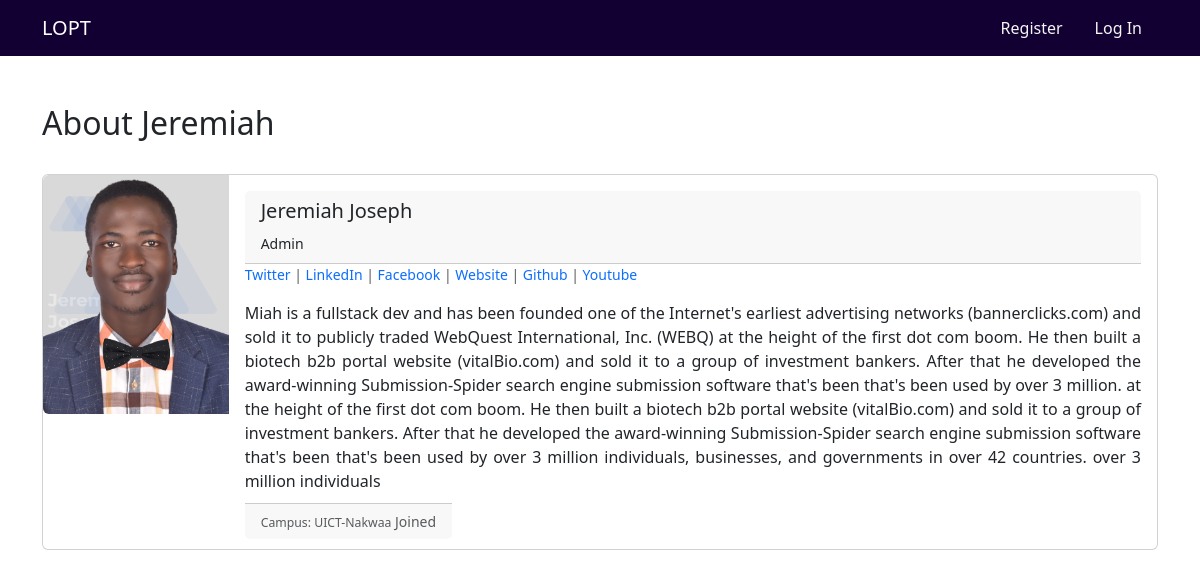
/members/1/profile/, run on the app's committed database.
### theblog/models.py (models this page shows, shortened)
class Profile(models.Model):
    user = models.OneToOneField(User, null=True, on_delete= models.CASCADE)
    campus_name = models.CharField(max_length=255, null=True, blank=True)
    bio = models.TextField(null=True, blank=True, default="Bio")
    profile_pic = models.ImageField(null=True, blank=True, upload_to="images/profile/", default="images/profile/default_profile.png")
    linkedin_url = models.CharField(max_length=255, null=True, blank=True)
    twitter_url = models.CharField(max_length=255, null=True, blank=True)
    facebook_url = models.CharField(max_length=255, null=True, blank=True)
    website_url = models.CharField(max_length=255, null=True, blank=True)
    github_url = models.CharField(max_length=255, null=True, blank=True)
    youtube_url = models.CharField(max_length=255, null=True, blank=True)
    def __str__(self):
        return str(self.user)

### members/views.py (the view)
# urls.py: path('<int:pk>/profile/', ShowProfilePageView.as_view(), name='show_profile_page'),
class ShowProfilePageView(DetailView):
    model = Profile
    template_name="registration/user_profile.html"
    def get_context_data(self, *args, **kwargs):
        user = Profile.objects.all()
        context = super(ShowProfilePageView, self).get_context_data(*args, **kwargs)
        page_user = get_object_or_404(Profile, id=self.kwargs['pk'])
        context = super().get_context_data(**kwargs)
        context["page_user"] = page_user
        return context

### members/templates/registration/user_profile.html (shortened to what this page needs)
{% extends 'base.html' %}
{% load static %}
{% block content %}
<h2>About {{page_user.user.first_name}}</h2>
<div class="card mb-3" >
    <div id="#" class="row g-0">
        <div id="#" class="col-md-2">
            <center>
                {% if page_user.profile_pic %}
                <img  src="{{ page_user.profile_pic.url }}" class="img-fluid rounded-start" alt="author dp">
              {% else %}
              {% comment %} static/theblog/images/default_profile.png {% endcomment %}
                 <img src="{% static 'static/theblog/images/default_profile.png' %}" class="img-fluid rounded-start" alt="author dp">
              {% endif %}</center>
        </div>
      <div class="col-md-10">
        <div class="card-body">
            <div class="card-header">
                <h5 class="card-title">{{page_user.user.first_name }} {{page_user.user.last_name}} </h5>
                <small> {{ page_user }}</small>
              </div>
                <p class="small text-muted">
                {% if page_user.twitter_url %}     {% comment %} for if user profile has a twitter linke, then open it {% endcomment %}
                        <a href="{{ page_user.twitter_url }}" style="text-decoration:none;">Twitter</a> |
                    {% endif %}
                    {% if page_user.linkedin_url %}
                        <a href="{{ page_user.linkedin_url }}" style="text-decoration:none;">LinkedIn</a>  |
                    {% endif %}
                    {% if page_user.facebook_url %}
                        <a href="{{ page_user.facebook_url }}" style="text-decoration:none;">Facebook</a> |
                    {% endif %}
                    {% if page_user.website_url %}
                        <a href="{{ page_user.website_url }}" style="text-decoration:none;">Website</a> |
                    {% endif %}
                    {% if page_user.github_url %}
                        <a href="{{ page_user.github_url }}" style="text-decoration:none;">Github</a> |
                    {% endif %}
                    {% if page_user.youtube_url %}
                        <a href="{{ page_user.youtube_url }}" style="text-decoration:none;">Youtube</a>
                    {% endif %}
                </p>
                <p class="card-text">{{ page_user.bio }}</p>
                <p class="card-text">
                    <small class="card-footer text-body-secondary">
                        <small> Campus: {{page_user.campus_name }}</small>
                        Joined <small>{{user.date_joined}} </small>
                    </small>
                </p>
            </div>
        </div>
    </div>
  </div>
{% endblock %}

### data on the page
Profile: user.first_name "Jeremiah", profile_pic (picture), user.last_name "Joseph", user.username "Admin", bio "Miah is a fullstack dev and has been founded one of the Internet's earliest advertising networks (bannerclicks.com) and sold it to publicly traded WebQuest International, Inc. (WEBQ) at the height of the first dot com boom. He then built a biotech b2b portal website (vitalBio.com) and sold it to a group of investment bankers. After that he developed the award-winning Submission-Spider search engine submission software that's been that's been used by over 3 million. at the height of the first dot com boom. He then built a biotech b2b portal website (vitalBio.com) and sold it to a group of investment bankers. After that he developed the award-winning Submission-Spider search engine submission…", campus_name "UICT-Nakwaa"
